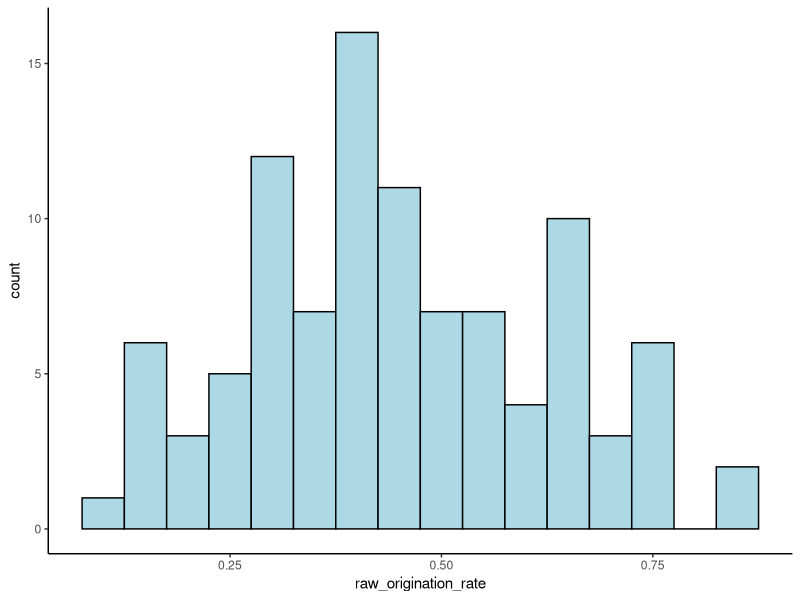
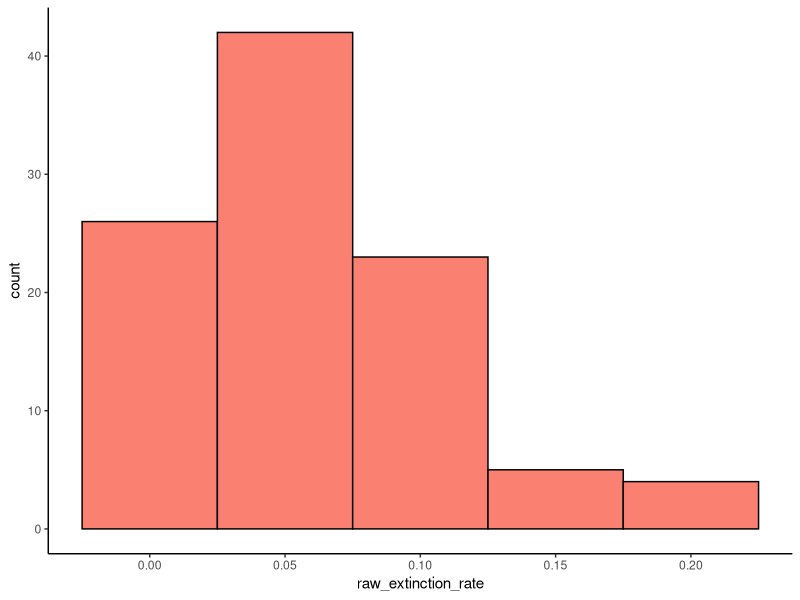
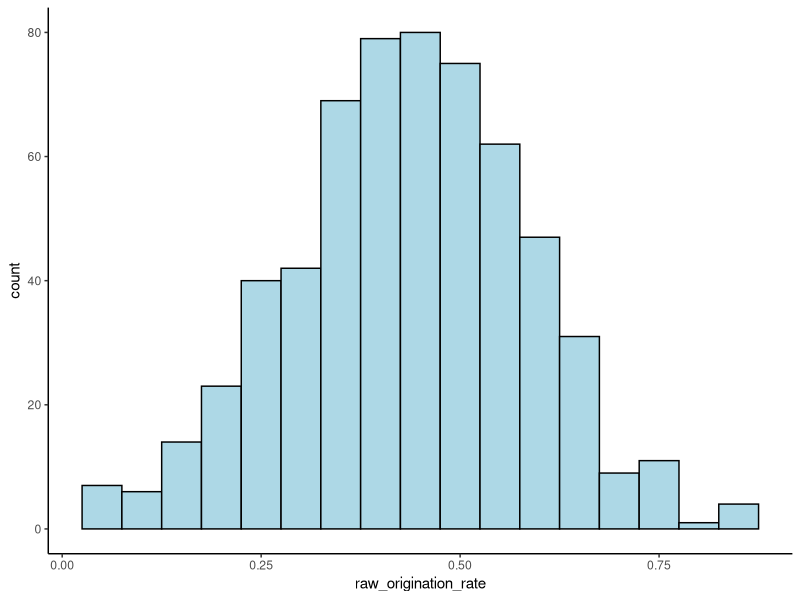
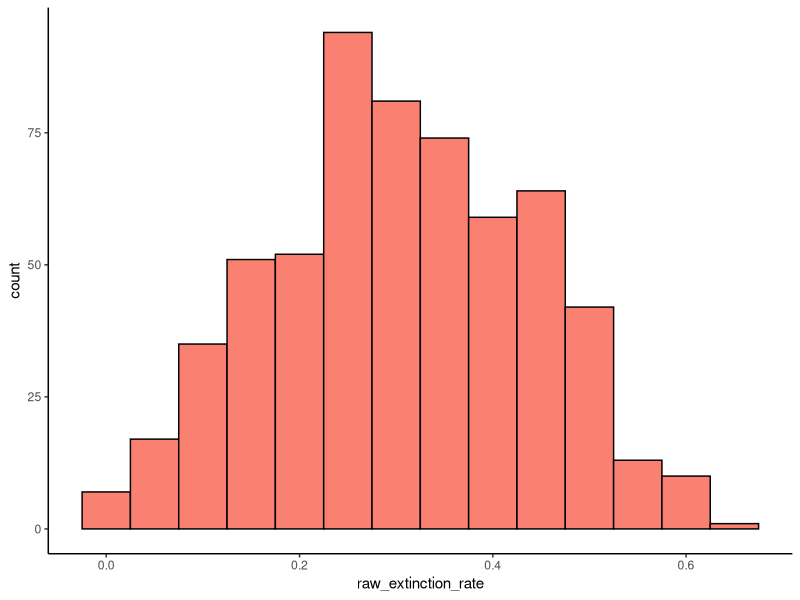
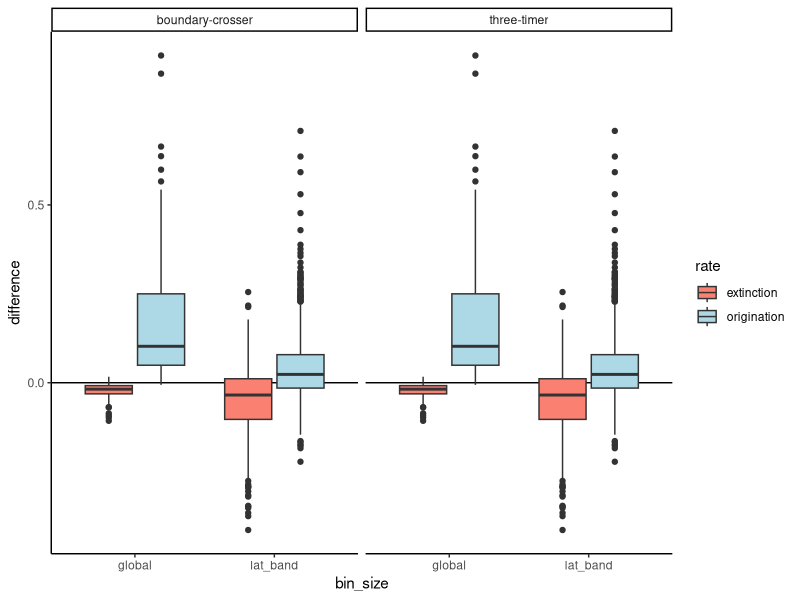
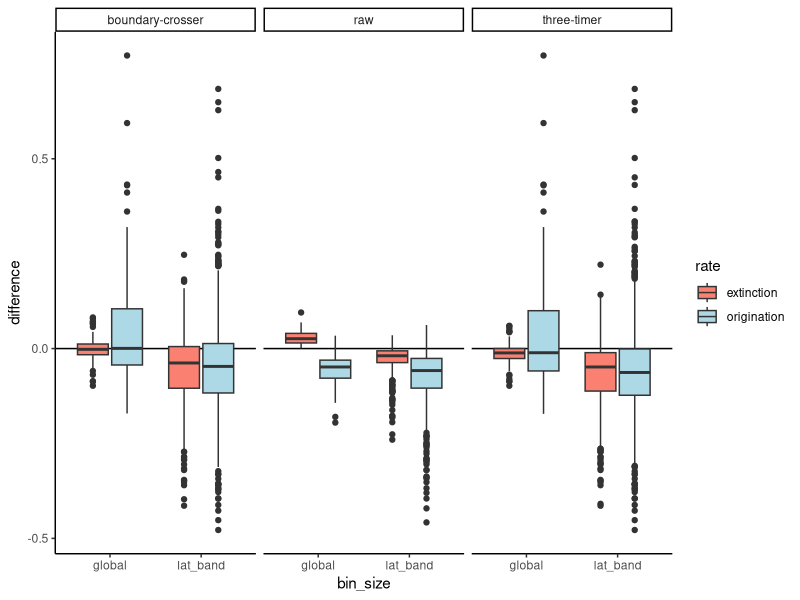
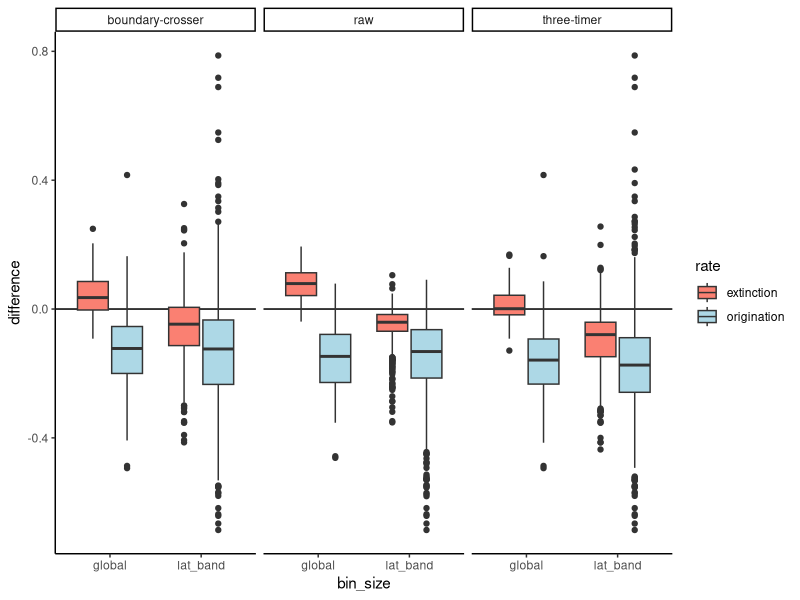
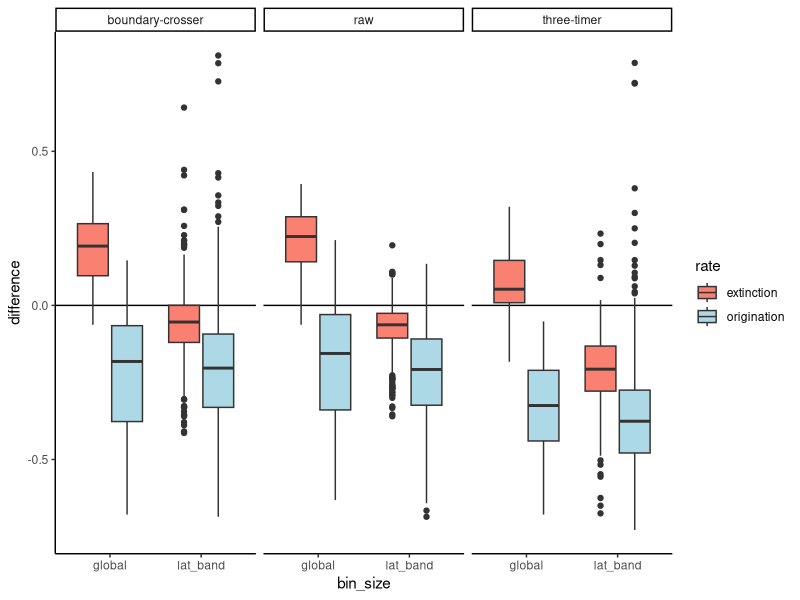

The R script that drew these images, in order:
#Bethany Allen   22nd September 2020
#Code to build simulated datasets of species richness within latitude bands for time interval t1
#  (compared to prior interval t0 and following interval t2)

#setwd("#####")

###Designate input parameters###

#Number of iterations
iterations <- 100

#Number of latitudinal bins (e.g. 6 -> 30deg bins)
nbins <- 6

#Limits of occurrences in each latitudinal bin
#Eyeballing the empirical data, opted to use random number up to 1000 for each bin
occs_range <- c(0:1000)       #Initial (t0)
add_occs_range <- c(0:500)   #t1 and t2

#Limits for number of species in initial and additional global species pools
#Ranges from roughly 100 to 800 for each clade in the empirical data
sp_range <- c(100:800)

#Range of survival (not extinction) percentages to sample from for t1 and t2
ext_range <- c(0:100)

#Create data frames to store results
results <- data.frame(); differences <- data.frame(); sampling <- data.frame()


for (x in 1:iterations){

  #Task 1: Build t0
  
  #Designate number of species in the initial pool
  sp <- base::sample(sp_range, 1)

  #Designate number of occurrences in each latitudinal bin
  occs <- base::sample(occs_range, size = nbins, replace = T)

  #Create lists to document IDs of all occurrences, and samples of 75%, 50% and 25% of occurrences
  t0_100 <- list(); t0_75 <- list(); t0_50 <- list(); t0_25 <- list()

  #For each latitude band
  for (a in 1:nbins){
    #Designate a species ID for each occurrence in the latitude band from the pool
    species_ids <- base::sample(sp, size = occs[a], replace = T)
    #Add bin to global list
    t0_100[[a]] <- species_ids
    t0_75[[a]] <- species_ids[1:round((0.75 * length(species_ids)), 0)]
    t0_50[[a]] <- species_ids[1:round((0.5 * length(species_ids)), 0)]
    t0_25[[a]] <- species_ids[1:round((0.25 * length(species_ids)), 0)]
  }

  #Task 2: Facilitate origination and extinction to create t1 and t2

  ###t0 -> t1###
  #Designate number of occurrences to survive (those that don't are local extinctions)
  surv_prop1 <- (base::sample(ext_range, size = nbins, replace = T)/100) #Generate a proportion
  surv_occs1 <- round((lengths(t0_100) * surv_prop1), 0) #Convert proportion to whole occurrences

  #Designate new species pool for origination (those present in t0 plus preset additional number)
  #[This allows 'migration' while preventing taxa occurring in t0 and t2 but not t1, as would be
  #  expected under perfect sampling]
  #Designate number of species in the initial pool
  add_sp1 <- base::sample(sp_range, 1)
  new_sp1 <- append(unique(unlist(t0_100)), c((sp + 1):(sp + add_sp1)))

  #Desginate the number of new occurrences in each latitude bin
  new_occs1 <- base::sample(add_occs_range, size = nbins, replace = T)

  #Implement extinction and origination on t0
  #Create lists to document IDs of all occurrences, and samples of 75%, 50% and 25% of occurrences
  t1_100 <- list(); t1_75 <- list(); t1_50 <- list(); t1_25 <- list()

  for (b in 1:nbins){
    #Pull out one latitude bin
    focal_bin1 <- t0_100[[(b)]]
    #Remove 'local' extinctions by sampling survivors at random from t0
    focal_bin1 <- base::sample(focal_bin1, size = surv_occs1[b], replace = F)
    #Add origination
    new_occ_ids1 <- base::sample(new_sp1, size = new_occs1[b], replace = T)
    focal_bin1 <- append(focal_bin1, new_occ_ids1)
    #Add bin to global list
    t1_100[[b]] <- focal_bin1
    t1_75[[b]] <- focal_bin1[1:round((0.75 * length(focal_bin1)), 0)]
    t1_50[[b]] <- focal_bin1[1:round((0.5 * length(focal_bin1)), 0)]
    t1_25[[b]] <- focal_bin1[1:round((0.25 * length(focal_bin1)), 0)]
  }

  ###t1 -> t2###
  #Designate number of occurrences to survive (those that don't are local extinctions)
  surv_prop2 <- (base::sample(ext_range, size = nbins, replace = T)/100) #Generate a proportion
  surv_occs2 <- round((lengths(t1_100) * surv_prop2), digits = 0)      #Convert proportion to whole occurrences

  #Designate new species pool for origination (those present in t1 plus preset additional number)
  add_sp2 <- base::sample(sp_range, 1)
  new_sp2 <- append(unique(unlist(t1_100)), c((sp + add_sp1 + 1):(sp + add_sp1 + add_sp2)))

  #Desginate the number of new occurrences in each latitude bin (used half of that in t0)
  new_occs2 <- base::sample(add_occs_range, size = nbins, replace = T)

  #Implement extinction and origination on t1
  #Create lists to document IDs of all occurrences, and samples of 75%, 50% and 25% of occurrences
  t2_100 <- list(); t2_75 <- list(); t2_50 <- list(); t2_25 <- list()

  for (d in 1:nbins){
    #Pull out one latitude bin
    focal_bin2 <- t1_100[[(d)]]
    #Remove 'local' extinctions by sampling survivors at random from t0
    focal_bin2 <- base::sample(focal_bin2, size = surv_occs2[d], replace = F)
    #Add origination
    new_occ_ids2 <- base::sample(new_sp2, size = new_occs2[d], replace = T)
    focal_bin2 <- append(focal_bin2, new_occ_ids2)
    #Add bin to global list
    t2_100[[d]] <- focal_bin2
    t2_75[[d]] <- focal_bin2[1:round((0.75 * length(focal_bin2)), 0)]
    t2_50[[d]] <- focal_bin2[1:round((0.5 * length(focal_bin2)), 0)]
    t2_25[[d]] <- focal_bin2[1:round((0.25 * length(focal_bin2)), 0)]
  }
  
  #Task 3: Calculate origination and extinction rates for t1, using each sampling level, at global
  #  scale and for individual latitude bands
  
  #Create dataframes to store results in
  measured_rates <- data.frame(); measured_diffs <- data.frame(); sampling_3t_est <- data.frame()
  
  #Designate sampling levels, starting with 100%
  sample_pc <- c(100, 75, 50, 25)
  
  for (f in 1:length(sample_pc)){

    #Produce global lists of unique occurrences (i.e. richness) for the given sampling level
    t0_global <- unique(unlist(eval(parse(text = paste0("t0_", sample_pc[f])))))
    t1_global <- unique(unlist(eval(parse(text = paste0("t1_", sample_pc[f])))))
    t2_global <- unique(unlist(eval(parse(text = paste0("t2_", sample_pc[f])))))
  
    #Raw (these counts include singletons)
    global_orig <- length(setdiff(t1_global, t0_global))   #Present in t1 but not in t0
    global_ext <- length(setdiff(t1_global, t2_global))    #Present in t1 but not in t2
    global_orig_p <- global_orig / length(t1_global)
    global_ext_p <- global_ext / length(t1_global)
  
    #Store 100% sampled values as the benchmark for comparison
    if (f == 1){global_true_orig <- global_orig_p; global_true_ext <- global_ext_p}
    
    #Compare sampled raw counts to true value
    global_orig_diff <- global_orig_p - global_true_orig
                                                       #Difference between true and sampled origination
    global_ext_diff <- global_ext_p - global_true_ext
                                                       #Difference between true and sampled extinction

    #Boundary crosser
    global_originations <- length(setdiff(intersect(t1_global, t2_global), t0_global))
                                                       #Present in t1 and t2 but not in t0
    global_extinctions <- length(setdiff(intersect(t0_global, t1_global), t2_global))
                                                       #Present in t0 and t1 but not in t2
    global_through <- length(intersect(t0_global, t2_global))
                                                       #This = three-timers in perfect sampling
    global_bc_orig <- log((global_through + global_originations)/global_through)
                                                       #Per-capita BC origination rate
    global_bc_ext <- log((global_through + global_extinctions)/global_through)
                                                       #Per-capita BC extinction rate
    global_bc_orig_diff <- global_bc_orig - global_true_orig
                                                       #Difference between true and BC origination
    global_bc_ext_diff <- global_bc_ext - global_true_ext
                                                       #Difference between true and BC extinction

    #Three-timer
    #As sampling is being fixed through time, the sampling rate here is calculated from t1
    global_2t_1 <- length(intersect(t0_global, t1_global)) #Present in t0 and t1 irrespective of t2
    global_2t_2 <- length(intersect(t1_global, t2_global)) #Present in t1 and t2 irrespective of t0
    global_3t <- length(intersect(intersect(t0_global, t1_global), t2_global)) #Present in all t
    global_pt <- length(setdiff(intersect(t0_global, t2_global), t1_global)) #t1 ghost ranges
    global_t1_sampling <- global_3t/(global_3t + global_pt) #Estimate of sampling completeness
    global_3t_orig <- log(global_2t_2/global_3t) + log(global_t1_sampling) #3t origination rate
    global_3t_ext <- log(global_2t_1/global_3t) + log(global_t1_sampling)  #3t extinction rate
    global_3t_orig_diff <- global_3t_orig - global_true_orig   #Difference between raw and 3t origination
    global_3t_ext_diff <- global_3t_ext - global_true_ext   #Difference between raw and 3t extinction
    
    #Add global rates to data frame
    global_rates <- c(x, "global", sample_pc[f], length(t1_global), global_orig, global_ext,
                      (round(c(global_orig_p, global_ext_p, global_bc_orig, global_bc_ext,
                               global_3t_orig, global_3t_ext), 3)))
    measured_rates <- rbind(measured_rates, global_rates)
    sampling_3t_est <- rbind(sampling_3t_est, c(x, sample_pc[f], global_t1_sampling))
    measured_diffs <- rbind(measured_diffs, c(x, sample_pc[f], "global", "origination", "raw", round(global_orig_diff, 3)))
    measured_diffs <- rbind(measured_diffs, c(x, sample_pc[f], "global", "extinction", "raw", round(global_ext_diff, 3)))
    measured_diffs <- rbind(measured_diffs, c(x, sample_pc[f], "global", "origination", "boundary-crosser", round(global_bc_orig_diff, 3)))
    measured_diffs <- rbind(measured_diffs, c(x, sample_pc[f], "global", "extinction", "boundary-crosser", round(global_bc_ext_diff, 3)))
    measured_diffs <- rbind(measured_diffs, c(x, sample_pc[f], "global", "origination", "three-timer", round(global_3t_orig_diff, 3)))
    measured_diffs <- rbind(measured_diffs, c(x, sample_pc[f], "global", "extinction", "three-timer", round(global_3t_ext_diff, 3)))
  }

  #Add column names to sampling estimate data frame
  colnames(sampling_3t_est) <- c("iteration_no", "sampled", "estimated")
  
  #Calculate rates for each latitude bin
  for (e in 1:nbins){
    for (g in 1:length(sample_pc)){
      
      #Pull out unique occurrences from one latitude band
      focal_bin_t1 <- unique(eval(parse(text = paste0("t1_", sample_pc[g], "[[(", e, ")]]"))))
  
      #Calculate per-band origination and extinction rates
      #Raw (these counts include singletons)
      bin_orig <- length(setdiff(focal_bin_t1, t0_global))   #Present in t1 band but nowhere in t0
      bin_ext <- length(setdiff(focal_bin_t1, t2_global))    #Present in t1 band but nowhere in t2
      bin_orig_prop <- bin_orig / length(focal_bin_t1)
      bin_ext_prop <- bin_ext / length(focal_bin_t1)
    
      #Store 100% sampled values as the benchmark for comparison
      if (g == 1){bin_true_orig <- bin_orig_prop; bin_true_ext <- bin_ext_prop}
      
      #Compare sampled raw counts to true value
      bin_orig_diff <- bin_orig_prop - bin_true_orig
                                                         #Difference between true and sampled origination
      bin_ext_diff <- bin_ext_prop - bin_true_ext
                                                         #Difference between true and sampled extinction
  
      #Boundary crosser
      bin_originations <- length(setdiff(intersect(focal_bin_t1, t2_global), t0_global))
                                                         #Present in t1 and t2 but not in t0
      bin_extinctions <- length(setdiff(intersect(t0_global, focal_bin_t1), t2_global))
                                                         #Present in t0 and t1 but not in t2
      bin_through <- length(intersect(intersect(t0_global, focal_bin_t1), t2_global))
                                                         #Present in band for t1, globally for t0 & t2
      bin_bc_orig <- log((bin_through + bin_originations)/bin_through)
                                                         #Per-capita BC origination rate
      bin_bc_ext <- log((bin_through + bin_extinctions)/bin_through)
                                                         #Per-capita BC extinction rate
      bin_bc_orig_diff <- bin_bc_orig - bin_true_orig
                                                         #Difference between raw and BC origination
      bin_bc_ext_diff <- bin_bc_ext - bin_true_ext
                                                         #Difference between raw and BC extinction
  
      #Three-timer - uses global t1 sampling probability
      bin_2t_1 <- length(intersect(t0_global, focal_bin_t1)) #Present in t0 and t1 irrespective of t2
      bin_2t_2 <- length(intersect(focal_bin_t1, t2_global)) #Present in t1 and t2 irrespective of t0
      bin_3t <- length(intersect(intersect(t0_global, focal_bin_t1), t2_global)) #Present in all t
      global_est_sampling <- sampling_3t_est$estimated[g]    #Pull the global sampling estimate
      bin_3t_orig <- log(bin_2t_2/bin_3t) + log(global_est_sampling)      #3t origination rate
      bin_3t_ext <- log(bin_2t_1/bin_3t) + log(global_est_sampling)       #3t extinction rate
      bin_3t_orig_diff <- bin_3t_orig - bin_true_orig   #Difference between raw and 3t origination
      bin_3t_ext_diff <- bin_3t_ext - bin_true_ext    #Difference between raw and 3t extinction
  
      #Save in a vector
      rates_vector <- c(x, e, sample_pc[g], length(focal_bin_t1), bin_orig, bin_ext, (round(c(bin_orig_prop,
                          bin_ext_prop, bin_bc_orig, bin_bc_ext, bin_3t_orig, bin_3t_ext), 3)))
      measured_rates <- rbind(measured_rates, rates_vector)
      measured_diffs <- rbind(measured_diffs, c(x, sample_pc[g], "lat_band", "origination", "raw", round(bin_orig_diff, 3)))
      measured_diffs <- rbind(measured_diffs, c(x, sample_pc[g], "lat_band", "extinction", "raw", round(bin_ext_diff, 3)))
      measured_diffs <- rbind(measured_diffs, c(x, sample_pc[g], "lat_band", "origination", "boundary-crosser", round(bin_bc_orig_diff, 3)))
      measured_diffs <- rbind(measured_diffs, c(x, sample_pc[g], "lat_band", "extinction", "boundary-crosser", round(bin_bc_ext_diff, 3)))
      measured_diffs <- rbind(measured_diffs, c(x, sample_pc[g], "lat_band", "origination", "three-timer", round(bin_3t_orig_diff, 3)))
      measured_diffs <- rbind(measured_diffs, c(x, sample_pc[g], "lat_band", "extinction", "three-timer", round(bin_3t_ext_diff, 3)))
    }
  }
  
  #Label columns in rates data frame
  colnames(measured_rates) <- c("iteration_no", "bin_no", "sampling", "t1_n", "raw_origination",
                                "raw_extinction", "raw_origination_rate", "raw_extinction_rate",
                                "BC_origination_pc", "BC_extinction_pc", "tt_origination_rate",
                                "tt_extinction_rate")
  colnames(measured_diffs) <- c("iteration_no", "sampling", "bin_size", "rate", "method", "difference")
  results <- rbind(measured_rates, results)
  differences <- rbind(measured_diffs, differences)
  sampling <- rbind(sampling_3t_est, sampling)
}


#Summarise results
library(tidyverse)

#Examine distribution of global "true" origination and extinction rates
results_g <- filter(results, bin_no == "global") %>% filter(sampling == "100")
results_g$raw_origination_rate <- as.numeric(results_g$raw_origination_rate)
results_g$raw_extinction_rate <- as.numeric(results_g$raw_extinction_rate)

ggplot(results_g, aes(raw_origination_rate)) +
  geom_histogram(binwidth = 0.05, colour = "black", fill = "lightblue") + theme_classic()
ggplot(results_g, aes(raw_extinction_rate)) +
  geom_histogram(binwidth = 0.05, colour = "black", fill = "salmon") + theme_classic()


#Examine distribution of within-bin "true" origination and extinction rates
results_b <- filter(results, bin_no != "global") %>% filter(sampling == "100")
results_b$raw_origination_rate <- as.numeric(results_b$raw_origination_rate)
results_b$raw_extinction_rate <- as.numeric(results_b$raw_extinction_rate)

ggplot(results_b, aes(raw_origination_rate)) +
  geom_histogram(binwidth = 0.05, colour = "black", fill = "lightblue") + theme_classic()
ggplot(results_b, aes(raw_extinction_rate)) +
  geom_histogram(binwidth = 0.05, colour = "black", fill = "salmon") + theme_classic()


#Plot difference between "true" and measured rates at different sampling levels
sampled_100 <- filter(differences, sampling == "100") %>% filter(method != "raw")
sampled_100$difference <- as.numeric(as.character(sampled_100$difference))
sampled_75 <- filter(differences, sampling == "75")
sampled_75$difference <- as.numeric(as.character(sampled_75$difference))
sampled_50 <- filter(differences, sampling == "50")
sampled_50$difference <- as.numeric(as.character(sampled_50$difference))
sampled_25 <- filter(differences, sampling == "25")
sampled_25$difference <- as.numeric(as.character(sampled_25$difference))

ggplot(sampled_100, aes(x = bin_size, y = difference, fill = rate)) + geom_hline(aes(yintercept = 0)) +
  geom_boxplot() + facet_wrap(~method) + scale_fill_manual(values = c("salmon", "lightblue")) +
  theme_classic()
ggplot(sampled_75, aes(x = bin_size, y = difference, fill = rate)) + geom_hline(aes(yintercept = 0)) +
  geom_boxplot() + facet_wrap(~method) + scale_fill_manual(values = c("salmon", "lightblue")) +
  theme_classic()
ggplot(sampled_50, aes(x = bin_size, y = difference, fill = rate)) + geom_hline(aes(yintercept = 0)) +
  geom_boxplot() + facet_wrap(~method) + scale_fill_manual(values = c("salmon", "lightblue")) +
  theme_classic()
ggplot(sampled_25, aes(x = bin_size, y = difference, fill = rate)) + geom_hline(aes(yintercept = 0)) +
  geom_boxplot() + facet_wrap(~method) + scale_fill_manual(values = c("salmon", "lightblue")) +
  theme_classic()


#Plot difference between sampling level and that estimated by the 3t method
sampling$estimated <- as.numeric(as.character(sampling$estimated))
sampling$sampled <- as.character(sampling$sampled/100)
ggplot(sampling, aes(x = sampled, y = estimated)) +
  geom_boxplot(aes(group = sampled)) + theme_classic()
